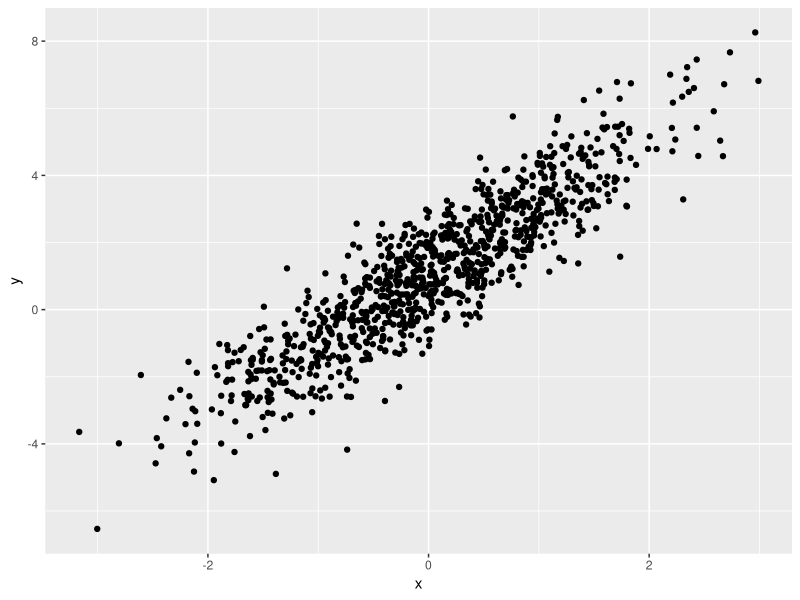
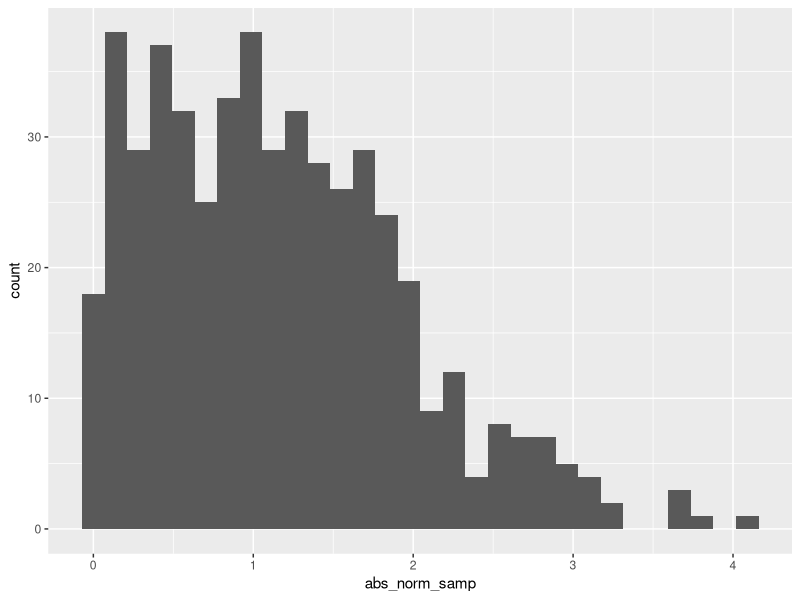

Recreate these plots in R, in order.
## ---- chunk 1
library(tidyverse)
## ---- chunk 2
samp = rnorm(100)
length(samp)
## ---- chunk 3
plot_df = 
  tibble(
    x = rnorm(n = 1000),
    y = 1 + 2 * x + rnorm(n = 1000)
  )

ggplot(plot_df, aes(x = x, y = y)) + geom_point()
## ---- chunk 4
library(tidyverse)

la_df = tibble(
  norm_samp = rnorm(500, mean = 1),
  norm_samp_pos = norm_samp > 0,
  abs_norm_samp = abs(norm_samp)
)

ggplot(la_df, aes(x = abs_norm_samp)) + geom_histogram()

median_samp = median(pull(la_df, norm_samp))
